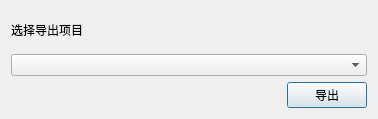
<?xml version="1.0" encoding="UTF-8"?>
<ui version="4.0">
 <class>ExportModuleDialog</class>
 <widget class="QDialog" name="ExportModuleDialog">
  <property name="geometry">
   <rect>
    <x>0</x>
    <y>0</y>
    <width>378</width>
    <height>119</height>
   </rect>
  </property>
  <property name="windowTitle">
   <string>导出模块</string>
  </property>
  <layout class="QVBoxLayout" name="verticalLayout">
   <item>
    <widget class="QLabel" name="label">
     <property name="text">
      <string>选择导出项目</string>
     </property>
    </widget>
   </item>
   <item>
    <widget class="QComboBox" name="cb_module_name"/>
   </item>
   <item>
    <layout class="QHBoxLayout" name="horizontalLayout">
     <item>
      <spacer name="horizontalSpacer">
       <property name="orientation">
        <enum>Qt::Horizontal</enum>
       </property>
       <property name="sizeHint" stdset="0">
        <size>
         <width>40</width>
         <height>20</height>
        </size>
       </property>
      </spacer>
     </item>
     <item>
      <widget class="QPushButton" name="pb_export">
       <property name="text">
        <string>导出</string>
       </property>
      </widget>
     </item>
    </layout>
   </item>
  </layout>
 </widget>
 <resources/>
 <connections/>
</ui>
